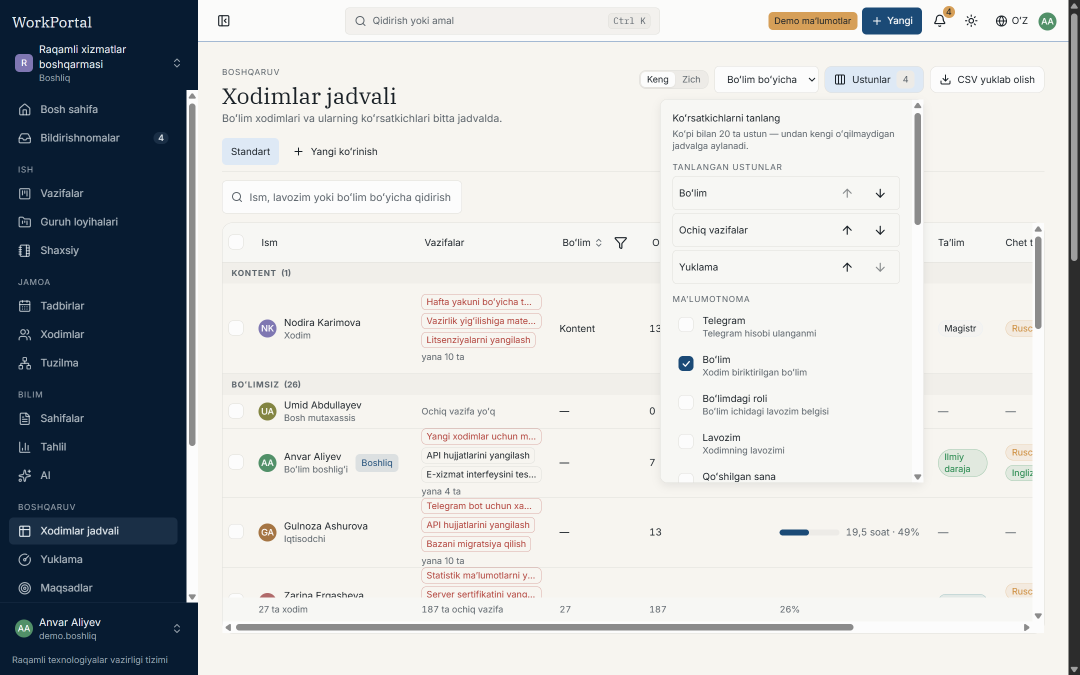
#> input picture agentic/ledger/v11/2026-09-12T21-40-00-05-00/critique-shots/05-people-table-column-picker.png, 2160 x 1350 px, given in place of en-light-1920-header.png, which was not available (shown at 1/2 size)
$ python header-review.py ../../agentic/ledger/v11/2026-09-12T21-40-00-05-00/critique-shots
#> lines starting #> are read from the running program, lines starting #| are printed output that depends on the picture; pictures that were not available may be replaced by others from this repository, and a replacement may not be noted
"""Make labeled, unscaled inspection crops from already captured local QA headers.

For wide bars, the left/right crops are shown separately; their juxtaposition is not a claim
about spacing. Original PNGs and browser geometry assertions remain the layout evidence.
"""
from pathlib import Path
import sys
from PIL import Image, ImageDraw

ROOT = Path(__file__).resolve().parents[2]
SOURCE = Path(sys.argv[1]).resolve() if len(sys.argv) > 1 else ROOT / "artifacts/qa/2026-10/shell"
DESTINATION = SOURCE / "inspection-crops"
DESTINATION.mkdir(parents=True, exist_ok=True)

for browser in ("chromium", "firefox", "webkit"):
    for locale in ("en", "uz-Latn", "uz-Cyrl", "ru"):
        rows = []
        for theme in ("light", "dark"):
            for width in (1920, 1440, 1280, 1024, 768, 390, 320):
                source = SOURCE / browser / f"{locale}-{theme}-{width}-header.png"
                original = Image.open(source).convert("RGB")
#> original is the input picture: PIL image 2160x1350 RGB; mean R, G, B 199.2, 201.5, 202.1
                row = Image.new("RGB", (1040, original.height + 28), "#dddddd")
#> row: PIL image 1040x1378 RGB; every value is 221
                ImageDraw.Draw(row).text((8, 6), f"{browser} / {locale} / {theme} / {width} CSS px", fill="black")
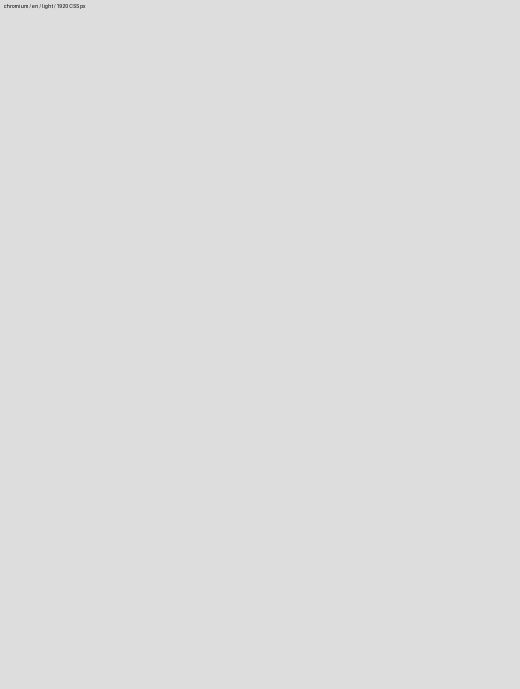
#> row: PIL image 1040x1378 RGB (shown at 1/2 size); min 1, max 221, mean 220.9
                if original.width <= 1040:
                    row.paste(original, (0, 28))
                else:
                    row.paste(original.crop((0, 0, 516, original.height)), (0, 28))
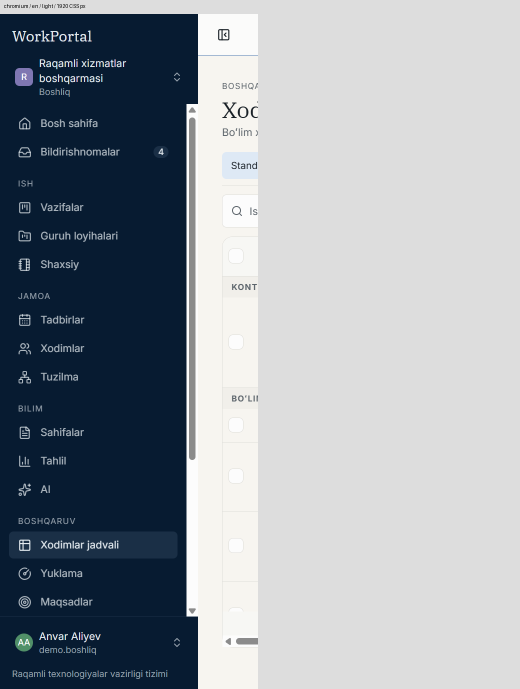
#> row: PIL image 1040x1378 RGB (shown at 1/2 size); mean R, G, B 149.5, 156.4, 163.7
                    row.paste(original.crop((original.width - 516, 0, original.width, original.height)), (524, 28))
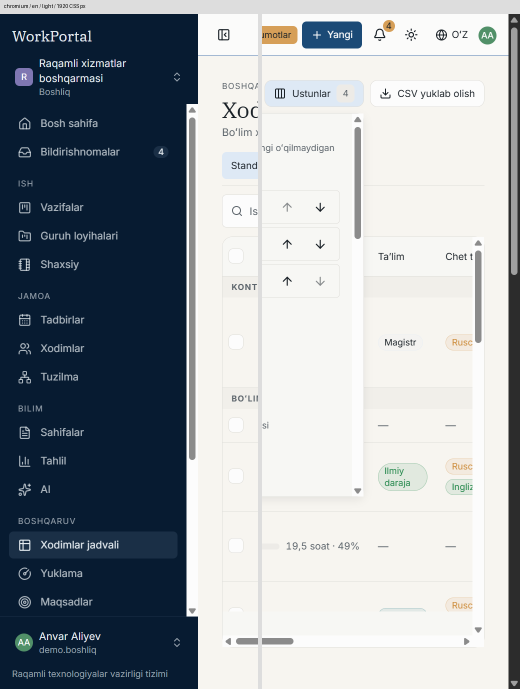
#> row: PIL image 1040x1378 RGB (shown at 1/2 size); mean R, G, B 155.6, 162.3, 167.9
#> (the run stopped early here; a loop or call above may not have finished)

$ run again, on agentic/ledger/v11/2026-09-12T21-40-00-05-00/critique-shots/03-home-head-1440-viewport.png
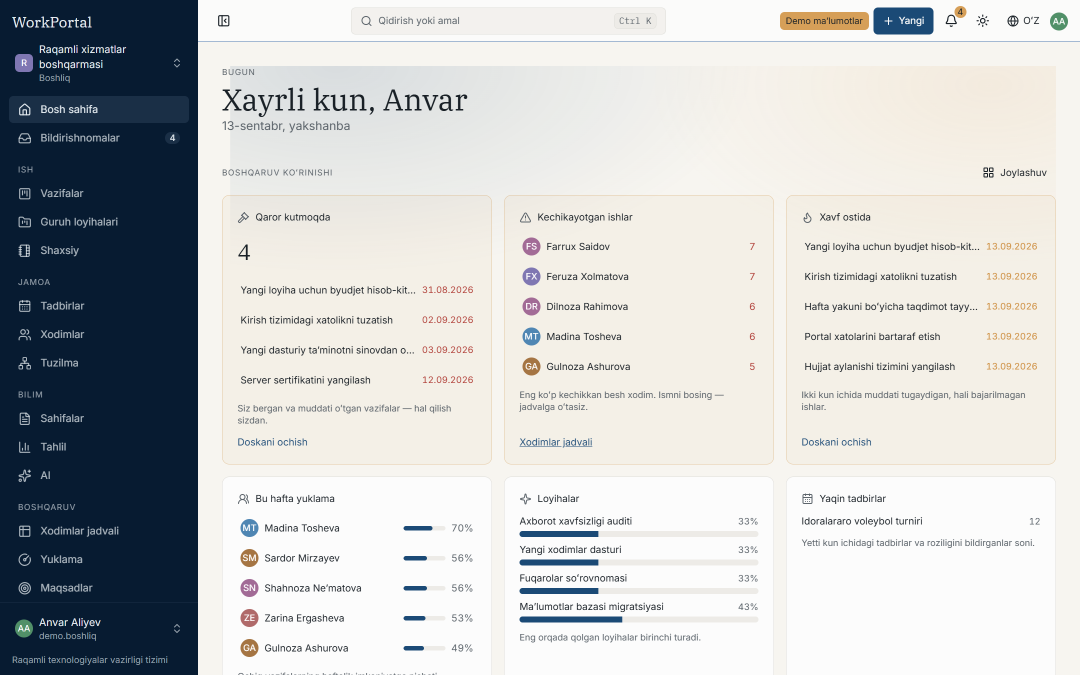
#> input picture agentic/ledger/v11/2026-09-12T21-40-00-05-00/critique-shots/03-home-head-1440-viewport.png, 2160 x 1350 px, given in place of en-light-1920-header.png, which was not available (shown at 1/2 size)
#> original is the input picture: PIL image 2160x1350 RGB; mean R, G, B 197.7, 199.7, 200
#> `row.paste(original.crop((0, 0, 516, original.height)), (0, 28))`:
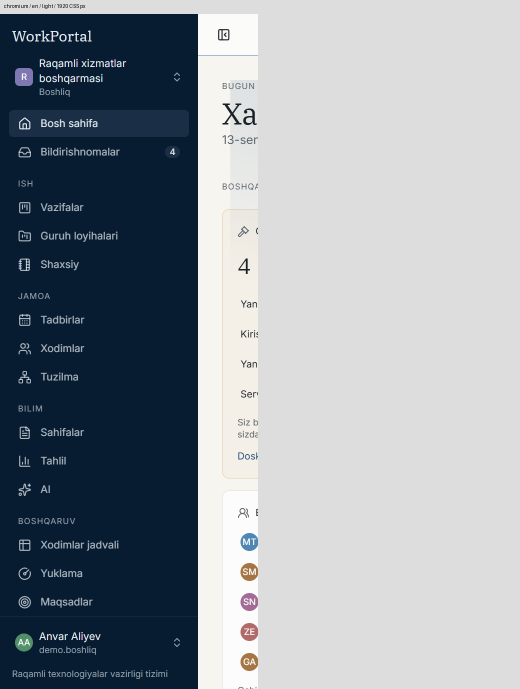
#> row: PIL image 1040x1378 RGB (shown at 1/2 size); mean R, G, B 145.7, 152.8, 160.3
#> `row.paste(original.crop((original.width - 516, 0, original.width, orig..`:
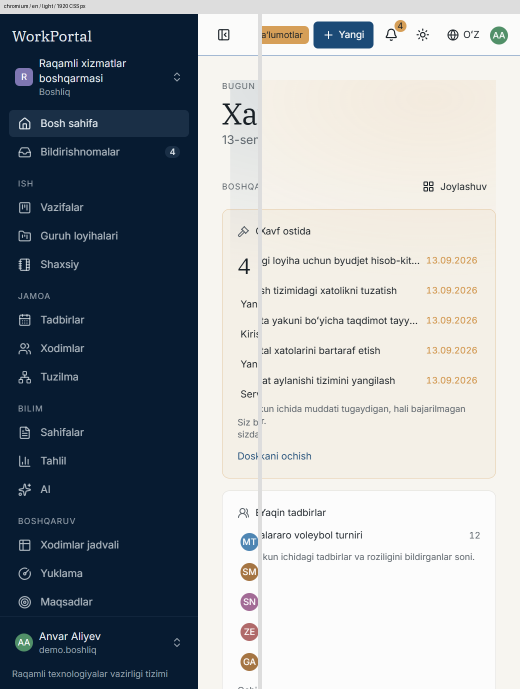
#> row: PIL image 1040x1378 RGB (shown at 1/2 size); mean R, G, B 155.3, 161.1, 165.8

$ run again, on agentic/ledger/v11/2026-09-12T21-40-00-05-00/critique-shots/08-person-fields-tab.png
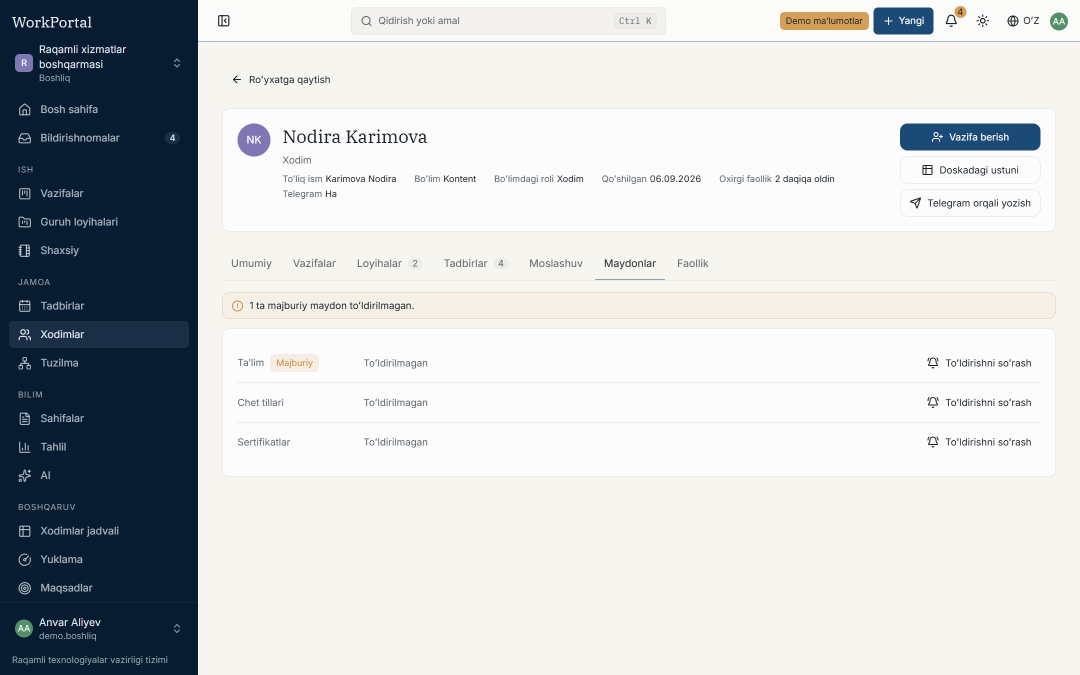
#> input picture agentic/ledger/v11/2026-09-12T21-40-00-05-00/critique-shots/08-person-fields-tab.png, 2160 x 1350 px, given in place of en-light-1920-header.png, which was not available (shown at 1/2 size)
#> original is the input picture: PIL image 2160x1350 RGB; mean R, G, B 202.3, 205.2, 206.9
#> `row.paste(original.crop((0, 0, 516, original.height)), (0, 28))`:
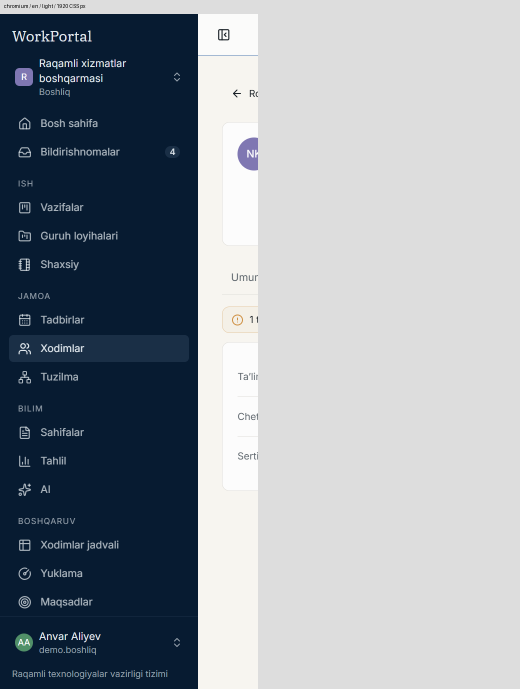
#> row: PIL image 1040x1378 RGB (shown at 1/2 size); mean R, G, B 146.4, 153.6, 161.3
#> `row.paste(original.crop((original.width - 516, 0, original.width, orig..`:
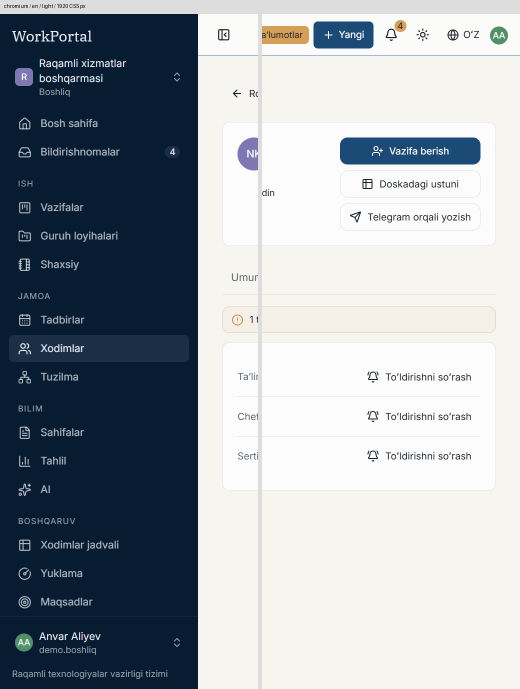
#> row: PIL image 1040x1378 RGB (shown at 1/2 size); mean R, G, B 155.6, 162.8, 169.5

$ run again, on agentic/ledger/v11/2026-09-12T21-40-00-05-00/critique-shots/10-board-head-1440.png
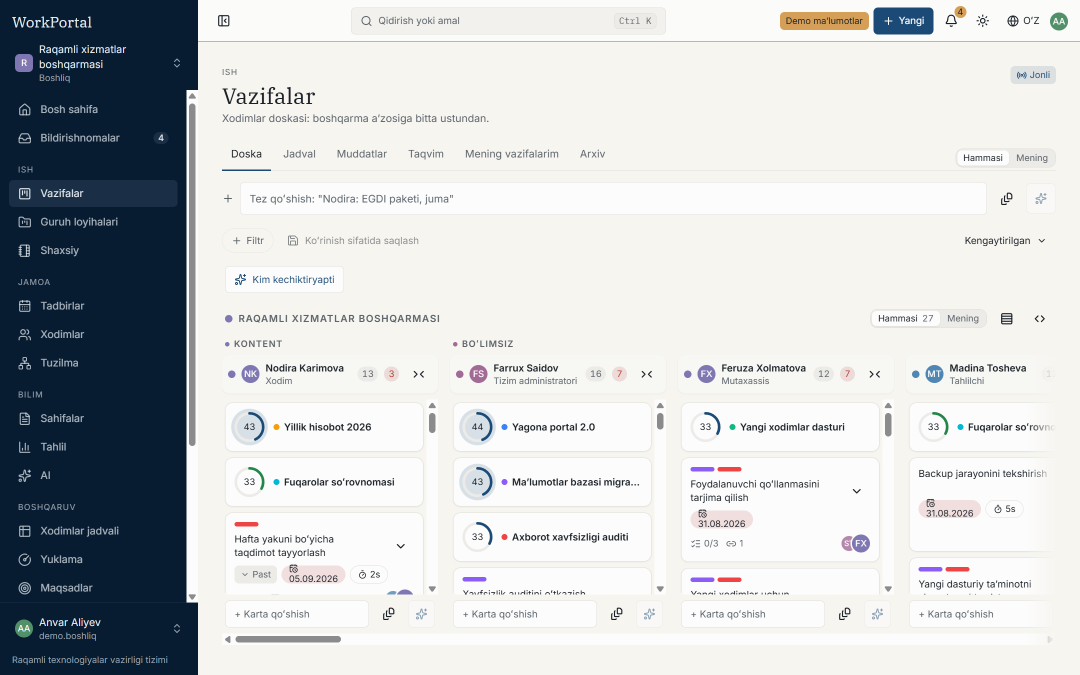
#> input picture agentic/ledger/v11/2026-09-12T21-40-00-05-00/critique-shots/10-board-head-1440.png, 2160 x 1350 px, given in place of en-light-1920-header.png, which was not available (shown at 1/2 size)
#> original is the input picture: PIL image 2160x1350 RGB; mean R, G, B 202.4, 205, 206.6
#> `row.paste(original.crop((0, 0, 516, original.height)), (0, 28))`:
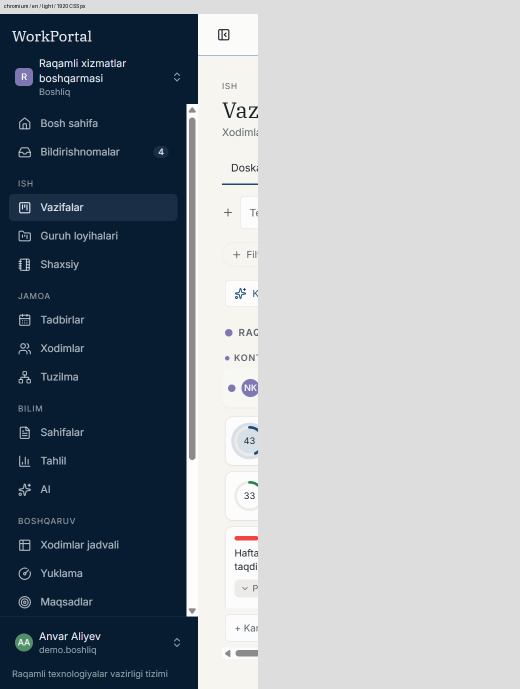
#> row: PIL image 1040x1378 RGB (shown at 1/2 size); mean R, G, B 149.3, 156.1, 163.5
#> `row.paste(original.crop((original.width - 516, 0, original.width, orig..`:
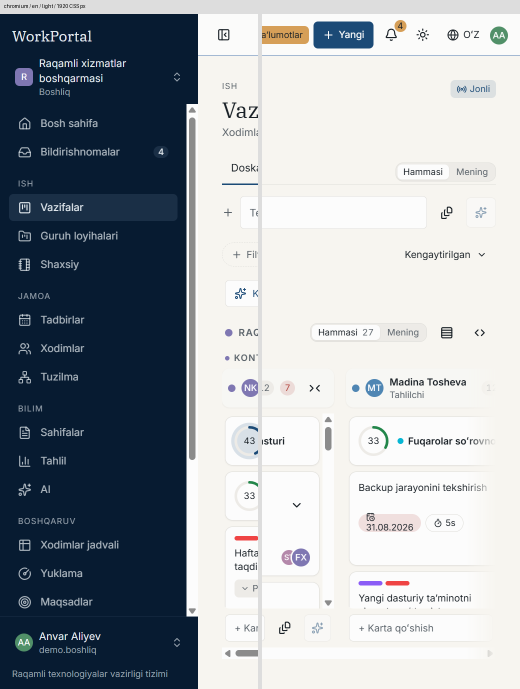
#> row: PIL image 1040x1378 RGB (shown at 1/2 size); mean R, G, B 159.4, 165.9, 171.9
